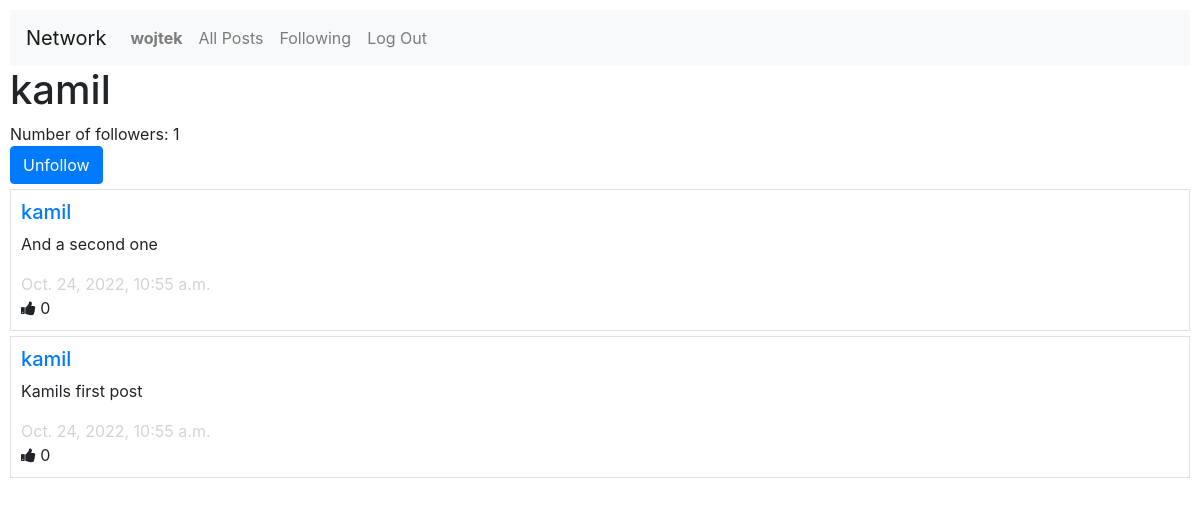
Page /profile/kamil (signed in) on the committed database.
### network/models.py (models this page shows, shortened)
class User(AbstractUser):
    pass
    number_followers = models.IntegerField(default = 0)
    def __str__(self):
        return self.username

class Post(models.Model):
    author = models.ForeignKey(User, on_delete=models.CASCADE)
    body = models.CharField(max_length = 1024)
    time_stamp = models.DateTimeField(auto_now_add = True)
    likes = models.PositiveIntegerField(default = 0)

### network/views.py (the view)
# urls.py: path("profile/<str:user>", views.profile, name="profile"),
def profile(request,user):
    flag = True
    author = User.objects.get(username = user)
    followings = request.user.followings.all()
    for following in followings:
        if following.followed == author:
            flag = False
    followers = author.followers.count()
    author.number_followers = followers
    author.save()
    posts = Post.objects.filter(author = author).order_by('-time_stamp')
    return render(request, "network/profile.html", {
        'posts':posts,
        'author': author,
        'flag': flag
    })

### network/templates/network/profile.html (shortened to what this page needs)
{% extends "network/layout.html" %}
{% block body %}
    <h1>{{author.username}}</h1>
    <span>Number of followers: {{ author.number_followers }}</span>
    {% if user != author %}
        <form action="follow/{{author.username}}" method="post">
            {% if flag %}
                <button id = "follow" type="submit" class="btn btn-primary"> Follow </button>
            {% else %}
                <button id = "unfollow" type="submit" class="btn btn-primary"> Unfollow </button>
            {% endif %}
        </form>
    {% endif %}
    {% for post in posts %}
    <div class="border post">
        <h5><a href = "{% url 'profile' post.author %}">{{post.author}}</a></h5>
        <p>{{post.body}}</p>
        <span id="timestamp">{{post.time_stamp}}</span><br>
        <span id="likes"><i class="fa fa-thumbs-up"></i> {{post.likes}}</span>
    </div>
    {%endfor%}
{% endblock %}

### network/templates/network/layout.html (shortened to what this page needs)
{% load static %}
<!DOCTYPE html>
<html lang="en">
    <head>
        <link rel="stylesheet" href="https://stackpath.bootstrapcdn.com/bootstrap/4.4.1/css/bootstrap.min.css">
        <link href="{% static 'network/styles.css' %}" rel="stylesheet">
        <link rel="stylesheet" href="https://cdnjs.cloudflare.com/ajax/libs/font-awesome/4.7.0/css/font-awesome.min.css">
    </head>
    <body>
        <nav class="navbar navbar-expand-lg navbar-light bg-light">
            <a class="navbar-brand" href="#">Network</a>
            <div>
              <ul class="navbar-nav mr-auto">
                {% if user.is_authenticated %}
                    <li class="nav-item">
                        <a class="nav-link" href="{% url 'profile' user %}"><strong>{{ user.username }}</strong></a>
                    </li>
                {% endif %}
                <li class="nav-item">
                  <a class="nav-link" href="{% url 'index' %}">All Posts</a>
                </li>
                {% if user.is_authenticated %}
                    <li class="nav-item">
                        <a class="nav-link" href="{% url 'following' %}">Following</a>
                    </li>
                    <li class="nav-item">
                        <a class="nav-link" href="{% url 'logout' %}">Log Out</a>
                    </li>
                {% endif %}
              </ul>
            </div>
          </nav>
        <div class="body">
            {% block body %}
            {% endblock %}
        </div>
    </body>
</html>

### network/static/network/styles.css (style rules this page uses)
body { padding: 10px; }
.post { padding: 10px; margin-bottom: 5px; }
#timestamp { color: lightgrey; }
#unfollow { margin-bottom: 5px; }

### rows in the picture
User: username "wojtek"
User: username "kamil", number_followers "1"
Post: author "kamil", body "And a second one", time_stamp "Oct. 24, 2022, 10:55 a.m.", likes "0"
Post: author "kamil", body "Kamils first post", time_stamp "Oct. 24, 2022, 10:55 a.m.", likes "0"
